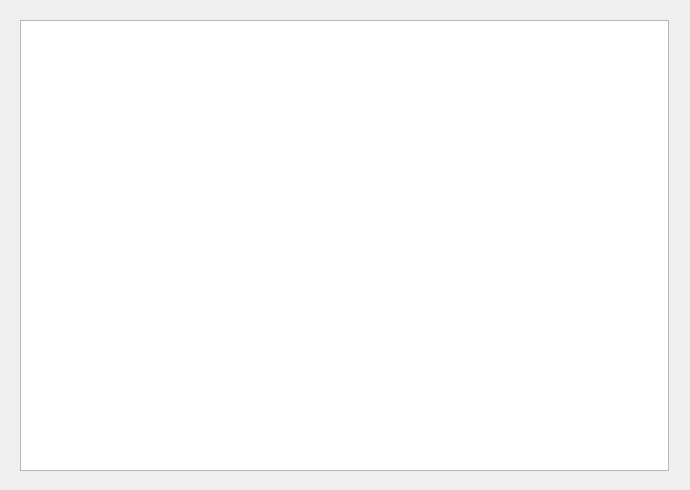
<?xml version="1.0" encoding="UTF-8"?>
<ui version="4.0">
 <class>Form</class>
 <widget class="QWidget" name="Form">
  <property name="geometry">
   <rect>
    <x>0</x>
    <y>0</y>
    <width>690</width>
    <height>490</height>
   </rect>
  </property>
  <property name="windowTitle">
   <string>Form</string>
  </property>
  <widget class="QTextBrowser" name="textBrowser">
   <property name="geometry">
    <rect>
     <x>20</x>
     <y>20</y>
     <width>649</width>
     <height>451</height>
    </rect>
   </property>
   <property name="sizePolicy">
    <sizepolicy hsizetype="Maximum" vsizetype="Maximum">
     <horstretch>1</horstretch>
     <verstretch>1</verstretch>
    </sizepolicy>
   </property>
  </widget>
 </widget>
 <resources/>
 <connections/>
</ui>
